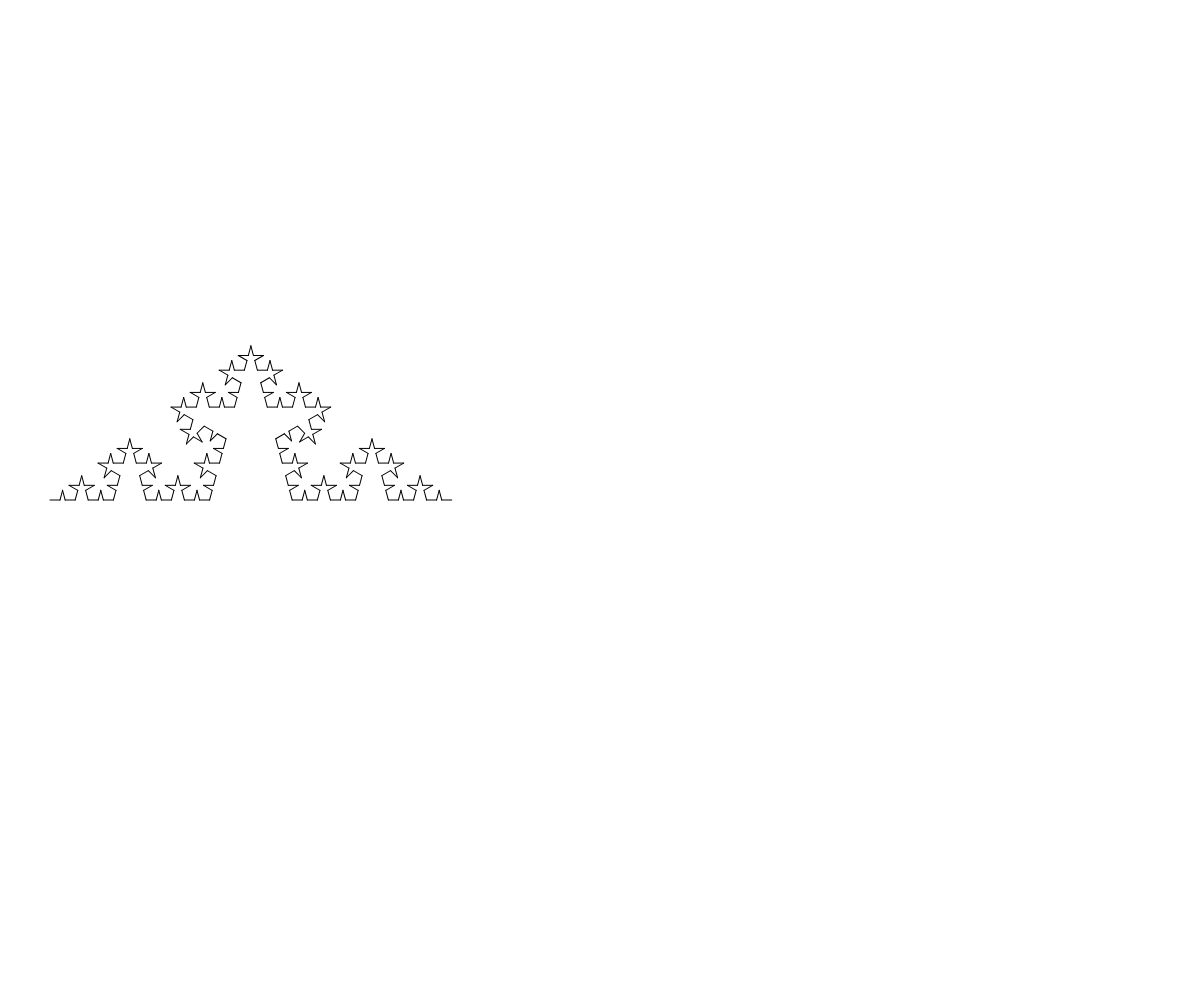
Frame 1 (no input)
Frame 60 (no input): identical to frame 1, image omitted
Frame 120 (the mouse pressed at the canvas centre since frame 60): identical to frame 1, image omitted

The p5.js sketch that drew this single still picture (run headless with seeded random() and noise() and a simulated clock; from frame 60 on, the mouse is pressed at the canvas centre):

// p5.js sketch
// ── sketch.js
// A Koch curve
let axiom = 'F';
let rules = {
  'F': 'F+F--F+F',
  '+': '+',
  '-': '-'
};
let generations = 4;
let segmentLength = 10;
let angle = 75;

// Generate a few generations of the L-system
let sequence = generateSequence(generations, axiom, rules);
console.log(sequence);

// p5.js setup
function setup() {
  createCanvas(windowWidth, windowHeight);
}

// p5.js draw
function draw() {
  background(255);
  
  // Place and orient the transformation matrix
  translate(50, 0.5 * windowHeight);
  rotate(radians(0));
  
  turtleDraw(sequence);
}



// ███████╗██╗   ██╗███╗   ██╗ ██████╗███████╗
// ██╔════╝██║   ██║████╗  ██║██╔════╝██╔════╝
// █████╗  ██║   ██║██╔██╗ ██║██║     ███████╗
// ██╔══╝  ██║   ██║██║╚██╗██║██║     ╚════██║
// ██║     ╚██████╔╝██║ ╚████║╚██████╗███████║
// ╚═╝      ╚═════╝ ╚═╝  ╚═══╝ ╚═════╝╚══════╝
//                                            

// A function that parses a sentence and moves the turtle
function turtleDraw(seq) {
  for (let i = 0; i < seq.length; i++) {
    moveTurtle(seq[i]);
  }
}

// Individual turtle actions per letter
function moveTurtle(letter) {
  switch(letter) {
    // Move forward drawing a line
    case 'F':
      line(0, 0, segmentLength, 0);
      translate(segmentLength, 0);
      break;
      
    // Move forward without drawing a line
    case 'f':
      translate(segmentLength, 0);
      break;
    
    // Rotate to the left
    case '+':
      rotate(radians(-angle));
      break;
      
    // Rotate to the right
    case '-':
      rotate(radians(angle));
      break;
    
    // Do nothing if unknown letter
    default:
      break;
  }
}


// Computes a few generations of a L-system
function generateSequence(gens, init, rules) {
  let next = init;

  for (let i = 0; i < gens; i++) {
    next = applyRules(next, rules);
  }

  return next;
}

// Generates a new sentence by applying rules to a previous one
function applyRules(sentence, rules) {
  let newSentence = "";

  for (let i = 0; i < sentence.length; i++) {
    let letter = sentence[i];
    let child = rules[letter];
    newSentence += child;
  }

  return newSentence;
}
